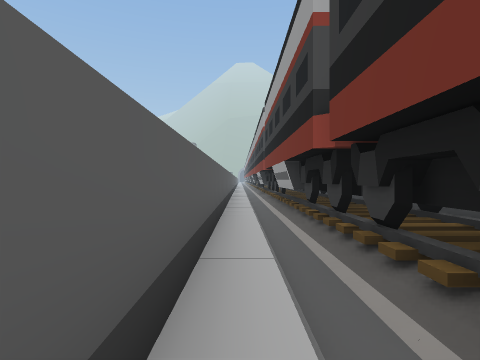
[1] (above)

13 first-person views from a walk through a Unity game level. The camera is 1.5 m above the floor, looks level and sees 80° across. The floor is counted in squares, 2 m on a side. Each view is taken from the middle of a square. On the plan, view 1 faces up. The plan holds only what a view shows up to about 10 squares ahead; the rest is blank. The place goes on beyond the plan. The player is left out.

[2]
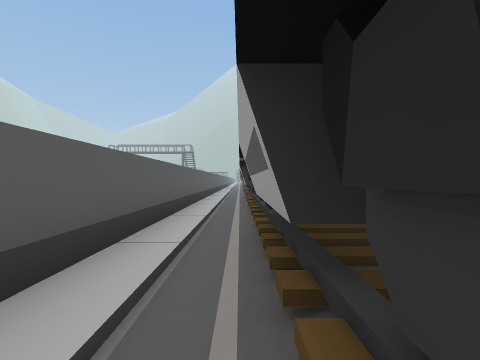

[3]
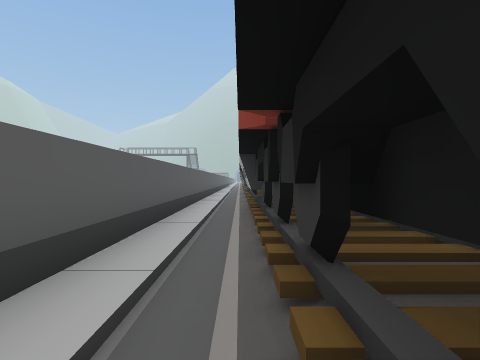

[4]
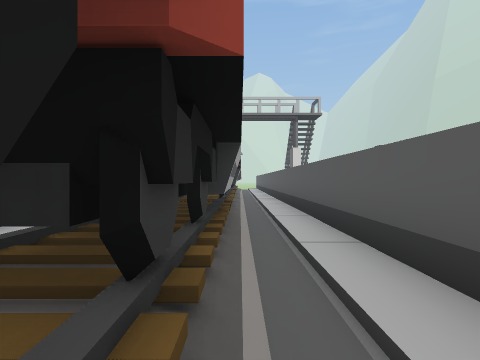

[5]
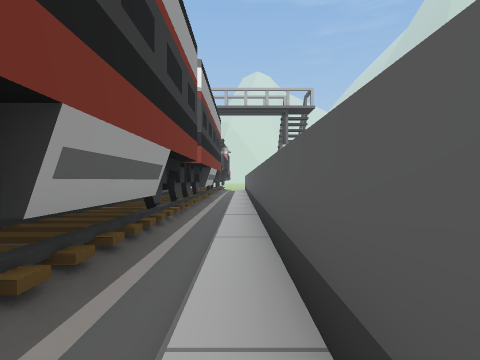

[6]
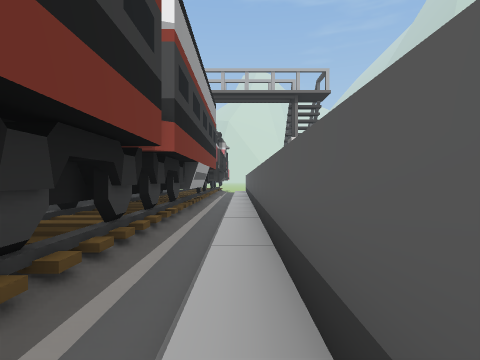

[7]
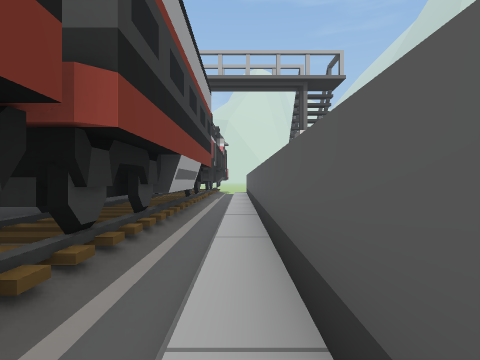

[8]
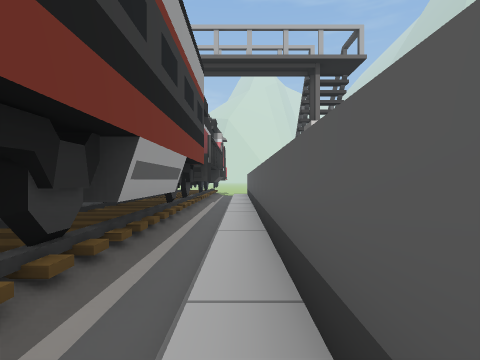

[9]
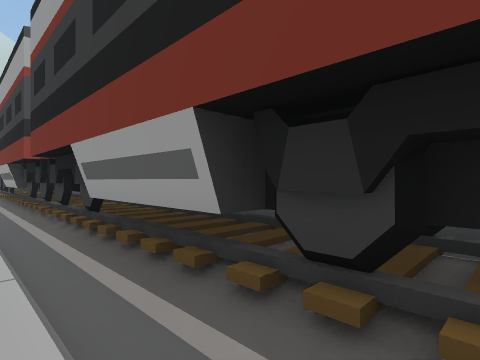

[10]
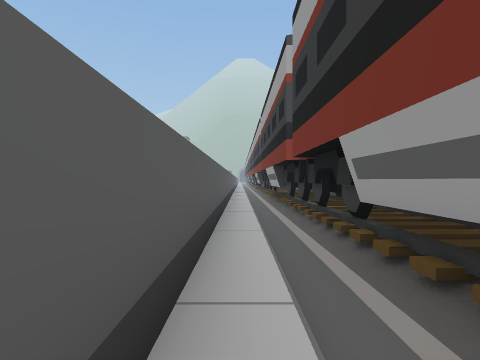

[11]
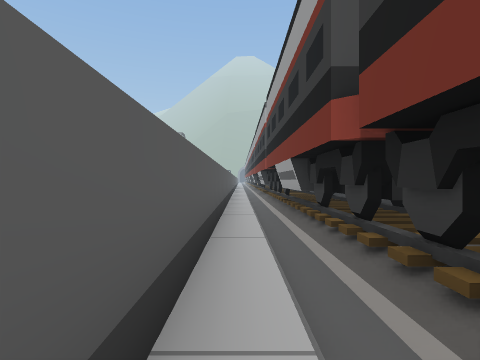

[12]
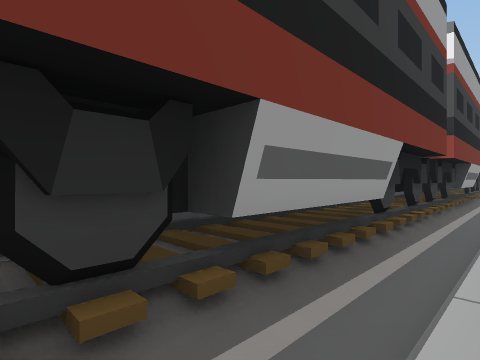

[13]
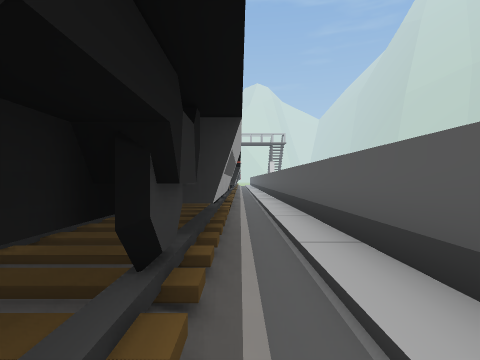

### Floor plan
Key: @ floor where view 1 was taken; # wall or solid block; . floor; / step, stairs or slope.
Columns run from 1 left of view 1 to 5 right of it. Each row starts with its distance up from view 1.
 15 #.###
 14 #./##
 13 #./#
 12 #./#
 11 #./##
 10 #./##
  9 #./## #
  8 #.### #
  7 #.### #
  6 #./## #
  5 #./## #
  4 #./##
  3 #./#
  2 #./#
  1 #./#
  0 #@##
 -1 #.##
 -2 #./#
 -3 #./##
 -4 #./##
 -5 #./##
 -6 #./##
 -7 #./##
 -8 #.###
 -9 #.###
-10 #.###
-11 #./##
-12 #./##
-13 #./#/
-14 #./##
-15 #./##
-16 #.### #
-17 #.### #
-18 #.### #

Where each view was taken, in squares from view 1:
view 1: 0 up, 0 right, facing up
view 2: 3 down, 1 right, facing up
view 3: 7 down, 1 right, facing up
view 4: 4 down, 1 right, facing down
view 5: 6 down, 0 right, facing down
view 6: 9 down, 0 right, facing down
view 7: 11 down, 0 right, facing down
view 8: 13 down, 0 right, facing down
view 9: 5 up, 0 right, facing up-right
view 10: 6 up, 0 right, facing up
view 11: 9 up, 0 right, facing up
view 12: 10 up, 0 right, facing down-right
view 13: 11 up, 1 right, facing down
